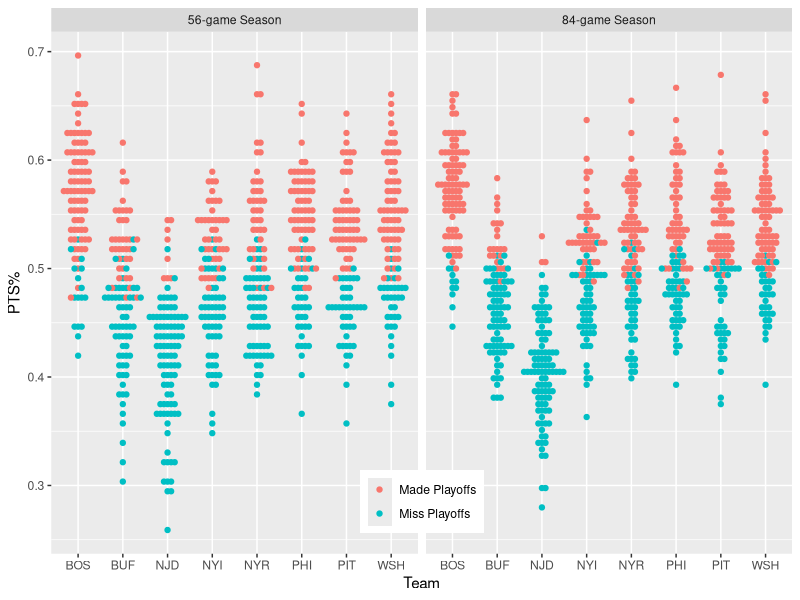
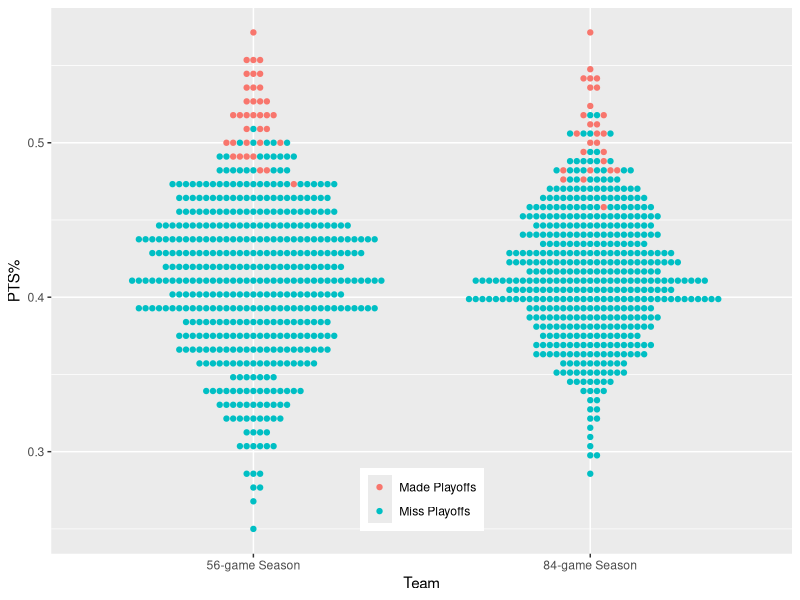

Write R code to recreate these figures, in order.
library(tidyverse);library(ggplot2);library(ggbeeswarm)

set.seed(1800)

# From Evolving-Hockey 2019-20 RAPMs
df <- data.frame(
  team = c('BOS','PHI','WSH','PIT','NYR','NYI','BUF','NJD'),
  gf_imp = c(-.031,.217,.435,.165,.23,-.26,-.252,-.393),
  ga_imp = c(-.695,-.137,.133,-.029,.106,-.236,-.079,.352)
)

# FUNCTION: Simulate Season
sim_season = function(n,df){
  
  lg_avg = 2.47
  
  # Generate schedule and simulate poisson scoring
  game_grid <- expand.grid(home=df$team,away=df$team) %>%
    filter(home != away) %>%
    slice(rep(1:n(), each = n)) %>%
    left_join(df %>% `colnames<-`(c('home','hgf_imp','hga_imp')),by='home') %>%
    left_join(df %>% `colnames<-`(c('away','agf_imp','aga_imp')),by='away') %>%
    mutate(hg_lam = lg_avg + hgf_imp + aga_imp,
           ag_lam = lg_avg + agf_imp + hgf_imp) %>% rowwise() %>%
    mutate(hgf = rpois(1,hg_lam),
           agf = rpois(1,ag_lam)) %>% ungroup 
  
  # Repeat for home/away and allocate points
  d1 = game_grid %>% select(home,away,hgf,agf) %>%
    mutate(points = ifelse(hgf>agf,2,ifelse(hgf==agf,1,0)))
  game_grid %>% select(home=away, away=home, hgf=agf, agf=hgf)%>%
    mutate(points = ifelse(hgf>agf,2,ifelse(hgf==agf,1,0))) %>%
    bind_rows(d1) %>% group_by(home) %>%
    summarise(gp = n(),
              pts = sum(points)) %>%
    select(team = home,gp,pts) %>%
    mutate(pts = pts/(2*gp))
  
}

# SIMULATION: Seasons of two lengths (n=100)

# Simulate 56-game season (Each team/venue pairing 4 times)
res4 = list()
for(i in 1:100){
  res4[[i]] = sim_season(4,df) %>%
    mutate(season_no = i)
}
res4df = bind_rows(res4) %>%
  group_by(season_no) %>%
  mutate(rk = rank(-pts,ties.method = 'random'),
         playoffs = ifelse(rk<5,1,0)) 

# Simulate 84-game season (Each team/venue pairing 6 times)
res6 = list()
for(i in 1:100){
  res6[[i]] = sim_season(6,df) %>%
    mutate(season_no = i)
}
res6df = bind_rows(res6)%>%
  group_by(season_no) %>%
  mutate(rk = rank(-pts,ties.method = 'random'),
         playoffs = ifelse(rk<5,1,0)) 

# GRAPH: Point totals and playoff results
res4df %>%
  bind_rows(res6df) %>%
  mutate(gp = ifelse(gp==56,"56-game Season","84-game Season"),
         playoffs = ifelse(playoffs==1,"Made Playoffs","Miss Playoffs")) %>%
  ggplot(aes(x=team,y=pts,color=playoffs)) +
  facet_grid(~gp) +
  geom_beeswarm() +
  ylab("PTS%") + xlab("Team") +
  theme(legend.title = element_blank(),
        legend.position=c(.5,.1))

res4df %>%
  ungroup %>% group_by(team) %>%
  summarise(playoffs = sum(playoffs)) 

res6df %>%
  ungroup %>% group_by(team) %>%
  summarise(playoffs = sum(playoffs))












# SIMULATION: Seasons of two lengths (n=500)
#### Increase simulation to 500 trials and focus on Devils

set.seed(666)

res4 = list()
for(i in 1:500){
  res4[[i]] = sim_season(4,df) %>%
    mutate(season_no = i)
}
res4df = bind_rows(res4) %>%
  group_by(season_no) %>%
  mutate(rk = rank(-pts,ties.method = 'random'),
         playoffs = ifelse(rk<5,1,0)) 

# Simulate 84-game season (Each team/venue pairing 6 times)
res6 = list()
for(i in 1:500){
  res6[[i]] = sim_season(6,df) %>%
    mutate(season_no = i)
}
res6df = bind_rows(res6)%>%
  group_by(season_no) %>%
  mutate(rk = rank(-pts,ties.method = 'random'),
         playoffs = ifelse(rk<5,1,0))

# GRAPH: Devils-only results
res4df %>%
  bind_rows(res6df) %>%
  filter(team=="NJD") %>%
  mutate(gp = ifelse(gp==56,"56-game Season","84-game Season"),
         playoffs = ifelse(playoffs==1,"Made Playoffs","Miss Playoffs")) %>%
  ggplot(aes(y=pts,x=gp,color=playoffs)) +
  geom_beeswarm() +
  ylab("PTS%") + xlab("Team") +
  theme(legend.title = element_blank(),
        legend.position=c(.5,.1))

# TABLE: Playoff results

# 56-game Playoff Prob
res4df %>%
  ungroup %>% group_by(team) %>%
  summarise(playoffs = sum(playoffs)) %>%
  mutate(playoff_perc = playoffs/500)
# 84-game Playoff Prob
res6df %>%
  ungroup %>% group_by(team) %>%
  summarise(playoffs = sum(playoffs))%>%
  mutate(playoff_perc = playoffs/500)

